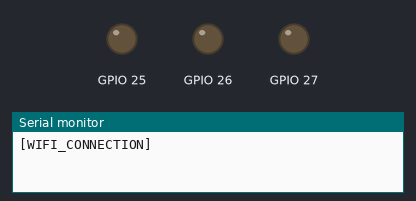
Recording of a sketch running on a simulated ESP32. Parts: output pins drawn as LEDs (lit = HIGH), the last lines printed to the serial monitor. WiFi joins after 1.5 s; servers stay silent unless stated.

Above: at 0.1 s.
At 3.0 s:
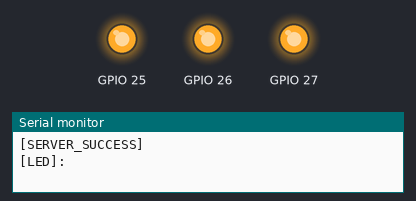
Timing chart, 0 to 4.5 s (numbered marks = the images above):
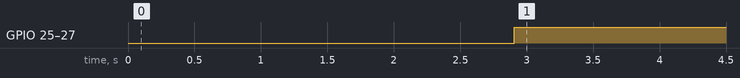

The sketch:

3_send_three_leds_state.ino
```cpp
#include <WiFi.h>
#include <vector>

const char ssid[] = "Redmi Note 10S";
const char pass[] = "11111111";

const char ip[] = "192.168.119.242";
const uint16_t port = 7000;

std::vector<int> pins = {27, 25, 26};

void setup() {
   Serial.begin(115200);

   // PINS
   for (int i = 0; i < 3; i++) {
      pinMode(pins[i], OUTPUT);
   }

   // WI-FI CONNECTION
   Serial.println("[WIFI_CONNECTION]");
   WiFi.mode(WIFI_STA);
   WiFi.begin(ssid, pass);
   if (WiFi.waitForConnectResult()!= WL_CONNECTED) {
      Serial.println("[WIFI_FAIL]");
      delay(1000);
      ESP.restart();
   }
   Serial.printf("[WIFI_SUCCESS]");
}

void loop() {
   // SERVER CONNECTION
   WiFiClient client;
   Serial.printf("[SERVER_CONNECTION]: %s\n", ip);
   if (!client.connect(ip, port)){
      Serial.println("[SERVER_FAIL]");
      delay(2500);
      return;
   }
   Serial.println("[SERVER_SUCCESS]");

   // SERVER INTERACTION
   while(client.connect(ip, port)){
      client.printf("1");
      String response = client.readStringUntil('\n');
      Serial.printf("[LED]: %s\n", response.c_str());
      for (int i = 0; i < 3; i++) {
         // цикл переработан, но не проверялся на esp32
         // в случае ошибки переписать обратно в if-конструкцию
         digitalWrite(pins[i], response[i] - '0');
      }
      delay(750);
   }
   client.stop();
   Serial.println("[SERVER_DISCONNECT]");
   delay(2500);
}
```

Measured:
- by itself, GPIO 25–27: LOW → HIGH at 2.9 s
